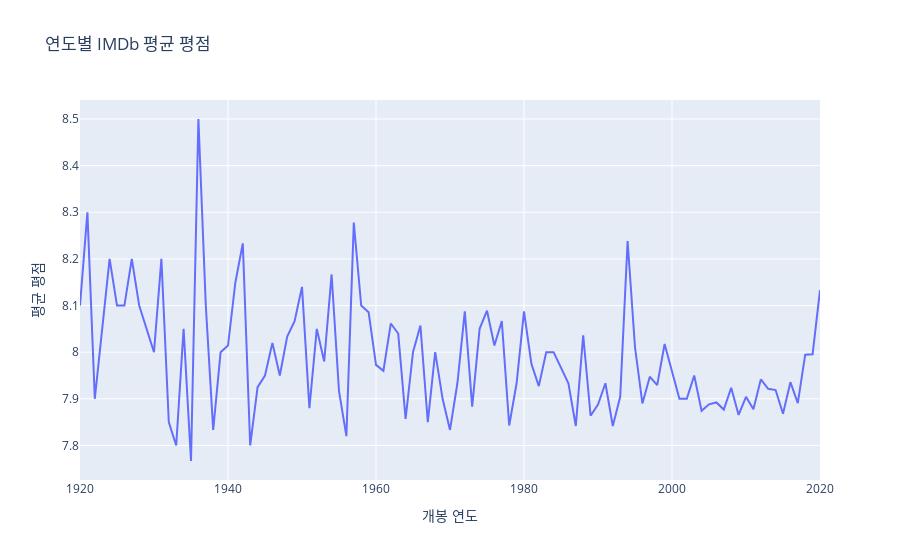

The notebook cell saved with this chart:
### Code cell
import plotly.express as px
average_rating_per_year = df.groupby('Released_Year')['IMDB_Rating'].mean().reset_index()

fig = px.line(
    average_rating_per_year,
    x='Released_Year',
    y='IMDB_Rating',
    title='연도별 IMDb 평균 평점',
    labels={'Released_Year': '개봉 연도', 'IMDB_Rating': '평균 평점'}
)
fig.show()

### Figure 1 — Plotly figure (JSON) as saved in the notebook; plotly's stock layout.template omitted (floating-point values rounded to 4 significant figures)
{"data": [{"hovertemplate": "개봉 연도=%{x}<br>평균 평점=%{y}<extra></extra>", "legendgroup": "", "line": {"color": "#636efa", "dash": "solid"}, "marker": {"symbol": "circle"}, "mode": "lines", "name": "", "orientation": "v", "showlegend": false, "type": "scatter", "x": [1920, 1921, 1922, 1924, 1925, 1926, 1927, 1928, 1930, 1931, 1932, 1933, 1934, 1935, 1936, 1937, 1938, 1939, 1940, 1941, 1942, 1943, 1944, 1945, 1946, 1947, 1948, 1949, 1950, 1951, 1952, 1953, 1954, 1955, 1956, 1957, 1958, 1959, 1960, 1961, 1962, 1963, 1964, 1965, 1966, 1967, 1968, 1969, 1970, 1971, 1972, 1973, 1974, 1975, 1976, 1977, 1978, 1979, 1980, 1981, 1982, 1983, 1984, 1985, 1986, 1987, 1988, 1989, 1990, 1991, 1992, 1993, 1994, 1995, 1996, 1997, 1998, 1999, 2000, 2001, 2002, 2003, 2004, 2005, 2006, 2007, 2008, 2009, 2010, 2011, 2012, 2013, 2014, 2015, 2016, 2017, 2018, 2019, 2020], "xaxis": "x", "y": [8.1, 8.3, 7.9, 8.2, 8.1, 8.1, 8.2, 8.1, 8.0, 8.2, 7.85, 7.8, 8.05, 7.767, 8.5, 8.1, 7.833, 8.0, 8.014, 8.15, 8.233, 7.8, 7.925, 7.95, 8.02, 7.95, 8.033, 8.067, 8.14, 7.88, 8.05, 7.98, 8.167, 7.917, 7.82, 8.278, 8.1, 8.086, 7.973, 7.96, 8.062, 8.04, 7.857, 8.0, 8.057, 7.85, 8.0, 7.9, 7.833, 7.933, 8.088, 7.883, 8.05, 8.089, 8.014, 8.067, 7.843, 7.933, 8.088, 7.975, 7.927, 8.0, 8.0, 7.967, 7.933, 7.842, 8.036, 7.864, 7.888, 7.933, 7.842, 7.904, 8.238, 8.011, 7.89, 7.947, 7.929, 8.018, 7.958, 7.9, 7.9, 7.95, 7.874, 7.888, 7.892, 7.877, 7.924, 7.866, 7.904, 7.878, 7.942, 7.921, 7.919, 7.868, 7.936, 7.891, 7.995, 7.996, 8.133], "yaxis": "y"}], "layout": {"legend": {"tracegroupgap": 0}, "title": {"text": "연도별 IMDb 평균 평점"}, "xaxis": {"anchor": "y", "domain": [0, 1], "title": {"text": "개봉 연도"}}, "yaxis": {"anchor": "x", "domain": [0, 1], "title": {"text": "평균 평점"}}}}
